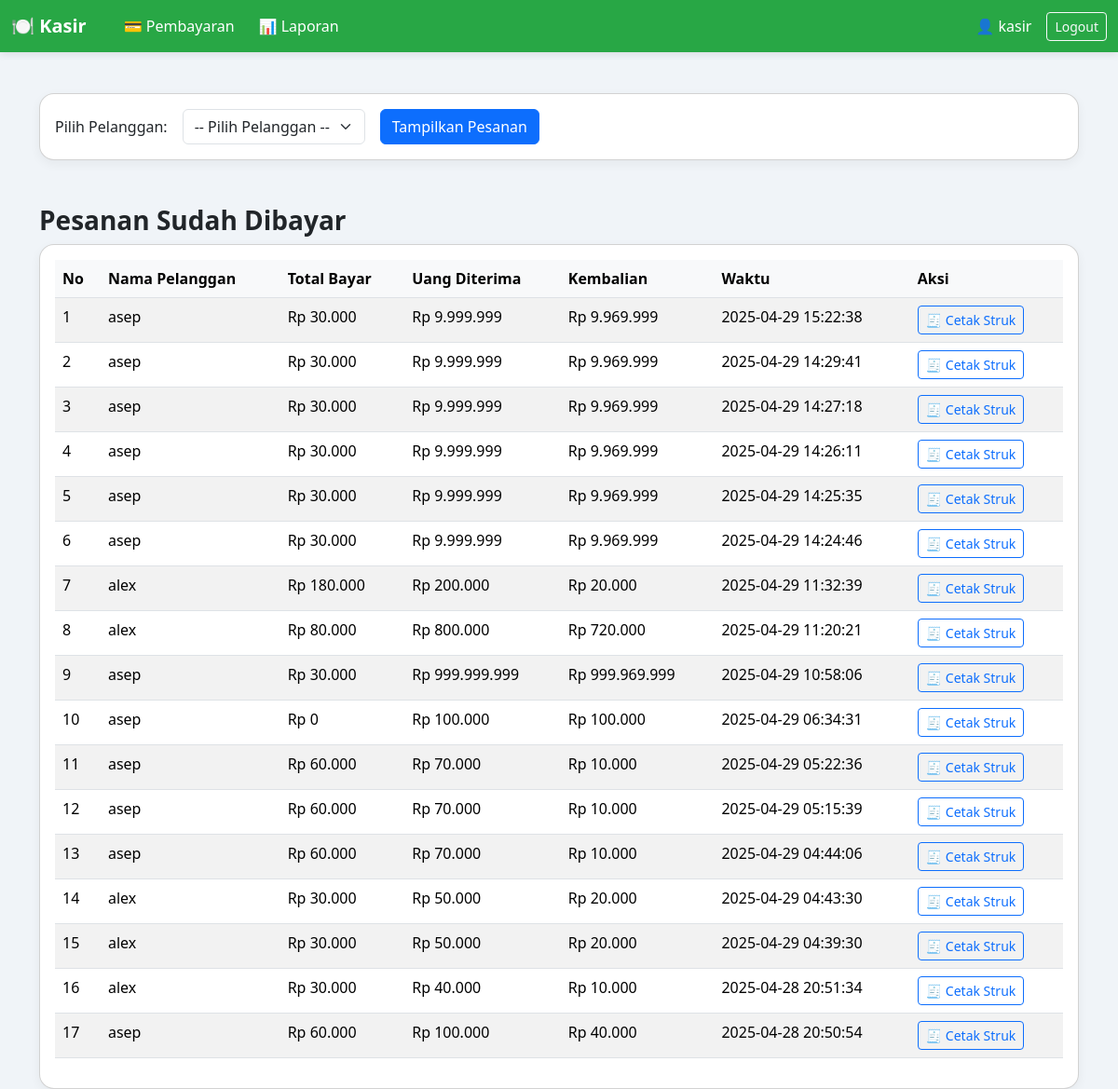
Page /kasir/pembayaran.php (signed in) on the committed database.
### tables this page shows
CREATE TABLE `pembayaran_selesai` (
  `id` int(11) NOT NULL,
  `id_pelanggan` int(11) DEFAULT NULL,
  `total_bayar` int(11) DEFAULT NULL,
  `uang_diterima` int(11) DEFAULT NULL,
  `kembalian` int(11) DEFAULT NULL,
  `waktu` timestamp NOT NULL DEFAULT current_timestamp(),
  `id_menu` text DEFAULT NULL
);

CREATE TABLE `pelanggan` (
  `id` int(11) NOT NULL,
  `nama_pelanggan` varchar(100) DEFAULT NULL,
  `kontak` varchar(20) DEFAULT NULL,
  `alamat` varchar(255) DEFAULT NULL,
  `jenis_kelamin` enum('Laki-Laki','Perempuan') NOT NULL
);

### kasir/pembayaran.php (the view, shortened to what this page needs)
<?php
include '../config/koneksi.php';
?>
<!DOCTYPE html>
<html lang="id">
<head>
    <link href="https://cdn.jsdelivr.net/npm/bootstrap@5.3.2/dist/css/bootstrap.min.css" rel="stylesheet">
</head>
<body>
<nav class="navbar navbar-expand-lg navbar-dark fixed-top">
    <div class="container-fluid">
        <a class="navbar-brand fw-bold" href="#">🍽️ Kasir</a>
        <div class="collapse navbar-collapse" id="navbarNav">
            <ul class="navbar-nav me-auto ms-3">
                <li class="nav-item">
                    <a class="nav-link active" href="pembayaran.php">💳 Pembayaran</a>
                </li>
                <li class="nav-item">
                    <a class="nav-link" href="laporan.php">📊 Laporan</a>
                </li>
            </ul>
            <span class="text-white me-3">👤 <?= $_SESSION['username']; ?></span>
            <a href="../logout.php" class="btn btn-outline-light btn-sm">Logout</a>
        </div>
    </div>
</nav>
<div class="container">
    <div class="card mb-4">
        <div class="card-body">
            <form method="POST">
                <div class="row g-3 align-items-center">
                    <div class="col-auto">
                        <label for="id_pelanggan" class="col-form-label">Pilih Pelanggan:</label>
                    </div>
                    <div class="col-auto">
                        <select name="id_pelanggan" id="id_pelanggan" class="form-select" required>
                            <option value="">-- Pilih Pelanggan --</option>
                        </select>
                    </div>
                    <div class="col-auto">
                        <button type="submit" class="btn btn-primary">Tampilkan Pesanan</button>
                    </div>
                </div>
            </form>
        </div>
    </div>
    <h3 class="mt-5">Pesanan Sudah Dibayar</h3>
    <div class="card">
        <div class="card-body">
            <table class="table table-striped">
                <thead>
                    <tr>
                        <th>No</th>
                        <th>Nama Pelanggan</th>
                        <th>Total Bayar</th>
                        <th>Uang Diterima</th>
                        <th>Kembalian</th>
                        <th>Waktu</th>
                        <th>Aksi</th>
                    </tr>
                </thead>
                <tbody>
                    <?php
                    $riwayat = mysqli_query($koneksi, "
                        SELECT ps.*, pelanggan.nama_pelanggan
                        FROM pembayaran_selesai ps
                        JOIN pelanggan ON ps.id_pelanggan = pelanggan.id
                        ORDER BY ps.waktu DESC
                    ");
                    $no = 1;
                    while ($row = mysqli_fetch_assoc($riwayat)) {
                        echo "<tr>
                                <td>{$no}</td>
                                <td>{$row['nama_pelanggan']}</td>
                                <td>Rp " . number_format($row['total_bayar'], 0, ',', '.') . "</td>
                                <td>Rp " . number_format($row['uang_diterima'], 0, ',', '.') . "</td>
                                <td>Rp " . number_format($row['kembalian'], 0, ',', '.') . "</td>
                                <td>{$row['waktu']}</td>
                                <td>
                                    <a href='cetak_struk.php?id={$row['id']}' class='btn btn-sm btn-outline-primary' target='_blank'>🧾 Cetak Struk</a>
                                </td>
                              </tr>";
                        $no++;
                    }
                    ?>
                </tbody>
            </table>
        </div>
    </div>
</div>
</body>
</html>

### kasir/pembayaran.php (style rules this page uses)
body { background-color: #f0f4f8; font-family: 'Segoe UI', Tahoma, Geneva, Verdana, sans-serif; }
.navbar { background-color: #28a745; box-shadow: 0 2px 8px rgba(0, 0, 0, 0.1); }
.nav-link { color: #ffffff !important; font-weight: 500; margin-right: 10px; padding: 8px 16px; border-radius: 8px; transition: background-color 0.3s ease; }
h2, h3, h4 { font-weight: bold; }
.table th { background-color: #f8f9fa; }
.card { border-radius: 16px; box-shadow: 0 4px 12px rgba(0, 0, 0, 0.05); }
.container { padding-top: 100px; }

### rows in the picture
pembayaran_selesai: id_pelanggan.nama_pelanggan "asep", total_bayar "30.000", uang_diterima "9.999.999", kembalian "9.969.999", waktu "2025-04-29 15:22:38"
pembayaran_selesai: id_pelanggan.nama_pelanggan "asep", total_bayar "30.000", uang_diterima "9.999.999", kembalian "9.969.999", waktu "2025-04-29 14:29:41"
pembayaran_selesai: id_pelanggan.nama_pelanggan "asep", total_bayar "30.000", uang_diterima "9.999.999", kembalian "9.969.999", waktu "2025-04-29 14:27:18"
pembayaran_selesai: id_pelanggan.nama_pelanggan "asep", total_bayar "30.000", uang_diterima "9.999.999", kembalian "9.969.999", waktu "2025-04-29 14:26:11"
pembayaran_selesai: id_pelanggan.nama_pelanggan "asep", total_bayar "30.000", uang_diterima "9.999.999", kembalian "9.969.999", waktu "2025-04-29 14:25:35"
pembayaran_selesai: id_pelanggan.nama_pelanggan "asep", total_bayar "30.000", uang_diterima "9.999.999", kembalian "9.969.999", waktu "2025-04-29 14:24:46"
pembayaran_selesai: id_pelanggan.nama_pelanggan "alex", total_bayar "180.000", uang_diterima "200.000", kembalian "20.000", waktu "2025-04-29 11:32:39"
pembayaran_selesai: id_pelanggan.nama_pelanggan "alex", total_bayar "80.000", uang_diterima "800.000", kembalian "720.000", waktu "2025-04-29 11:20:21"
pembayaran_selesai: id_pelanggan.nama_pelanggan "asep", total_bayar "30.000", uang_diterima "999.999.999", kembalian "999.969.999", waktu "2025-04-29 10:58:06"
pembayaran_selesai: id_pelanggan.nama_pelanggan "asep", total_bayar "0", uang_diterima "100.000", kembalian "100.000", waktu "2025-04-29 06:34:31"
pembayaran_selesai: id_pelanggan.nama_pelanggan "asep", total_bayar "60.000", uang_diterima "70.000", kembalian "10.000", waktu "2025-04-29 05:22:36"
pembayaran_selesai: id_pelanggan.nama_pelanggan "asep", total_bayar "60.000", uang_diterima "70.000", kembalian "10.000", waktu "2025-04-29 05:15:39"
pembayaran_selesai: id_pelanggan.nama_pelanggan "asep", total_bayar "60.000", uang_diterima "70.000", kembalian "10.000", waktu "2025-04-29 04:44:06"
pembayaran_selesai: id_pelanggan.nama_pelanggan "alex", total_bayar "30.000", uang_diterima "50.000", kembalian "20.000", waktu "2025-04-29 04:43:30"
pembayaran_selesai: id_pelanggan.nama_pelanggan "alex", total_bayar "30.000", uang_diterima "50.000", kembalian "20.000", waktu "2025-04-29 04:39:30"
pembayaran_selesai: id_pelanggan.nama_pelanggan "alex", total_bayar "30.000", uang_diterima "40.000", kembalian "10.000", waktu "2025-04-28 20:51:34"
pembayaran_selesai: id_pelanggan.nama_pelanggan "asep", total_bayar "60.000", uang_diterima "100.000", kembalian "40.000", waktu "2025-04-28 20:50:54"

### other values in the picture
$_SESSION['username'] "kasir"
